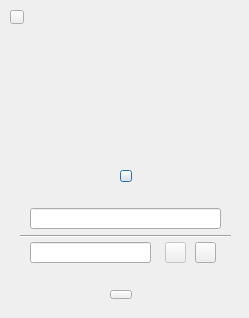
<?xml version="1.0" encoding="UTF-8"?>
<ui version="4.0">
 <class>LoginDialog</class>
 <widget class="QDialog" name="LoginDialog">
  <property name="geometry">
   <rect>
    <x>0</x>
    <y>0</y>
    <width>249</width>
    <height>318</height>
   </rect>
  </property>
  <property name="windowTitle">
   <string>Dialog</string>
  </property>
  <widget class="PushButtonEx" name="statusPButtonL">
   <property name="geometry">
    <rect>
     <x>120</x>
     <y>170</y>
     <width>12</width>
     <height>12</height>
    </rect>
   </property>
   <property name="text">
    <string/>
   </property>
  </widget>
  <widget class="QWidget" name="qqWidgetL" native="true">
   <property name="geometry">
    <rect>
     <x>20</x>
     <y>200</y>
     <width>211</width>
     <height>71</height>
    </rect>
   </property>
   <widget class="QLineEdit" name="qqLEditL">
    <property name="geometry">
     <rect>
      <x>10</x>
      <y>8</y>
      <width>191</width>
      <height>21</height>
     </rect>
    </property>
   </widget>
   <widget class="QLineEdit" name="pswLEditL">
    <property name="geometry">
     <rect>
      <x>10</x>
      <y>42</y>
      <width>121</width>
      <height>21</height>
     </rect>
    </property>
    <property name="maxLength">
     <number>12</number>
    </property>
    <property name="echoMode">
     <enum>QLineEdit::Password</enum>
    </property>
   </widget>
   <widget class="Line" name="line">
    <property name="geometry">
     <rect>
      <x>0</x>
      <y>28</y>
      <width>211</width>
      <height>16</height>
     </rect>
    </property>
    <property name="orientation">
     <enum>Qt::Horizontal</enum>
    </property>
   </widget>
   <widget class="QPushButton" name="loginPButtonL">
    <property name="geometry">
     <rect>
      <x>175</x>
      <y>42</y>
      <width>21</width>
      <height>21</height>
     </rect>
    </property>
    <property name="text">
     <string/>
    </property>
   </widget>
   <widget class="QPushButton" name="capsPButtonL">
    <property name="enabled">
     <bool>false</bool>
    </property>
    <property name="geometry">
     <rect>
      <x>145</x>
      <y>42</y>
      <width>21</width>
      <height>21</height>
     </rect>
    </property>
    <property name="text">
     <string/>
    </property>
   </widget>
  </widget>
  <widget class="PushButtonEx" name="morePButton">
   <property name="geometry">
    <rect>
     <x>110</x>
     <y>290</y>
     <width>22</width>
     <height>9</height>
    </rect>
   </property>
   <property name="text">
    <string/>
   </property>
  </widget>
  <widget class="QPushButton" name="closePButtonL">
   <property name="geometry">
    <rect>
     <x>10</x>
     <y>10</y>
     <width>14</width>
     <height>14</height>
    </rect>
   </property>
   <property name="text">
    <string/>
   </property>
  </widget>
  <widget class="QWidget" name="iconBackGoundWidgetL" native="true">
   <property name="geometry">
    <rect>
     <x>55</x>
     <y>30</y>
     <width>130</width>
     <height>130</height>
    </rect>
   </property>
  </widget>
  <widget class="QWidget" name="backgroundWidget" native="true">
   <property name="geometry">
    <rect>
     <x>0</x>
     <y>0</y>
     <width>251</width>
     <height>321</height>
    </rect>
   </property>
  </widget>
  <widget class="MoreForm" name="moreWidgetL" native="true">
   <property name="geometry">
    <rect>
     <x>0</x>
     <y>240</y>
     <width>251</width>
     <height>80</height>
    </rect>
   </property>
  </widget>
  <zorder>moreWidgetL</zorder>
  <zorder>backgroundWidget</zorder>
  <zorder>statusPButtonL</zorder>
  <zorder>qqWidgetL</zorder>
  <zorder>morePButton</zorder>
  <zorder>closePButtonL</zorder>
  <zorder>iconBackGoundWidgetL</zorder>
 </widget>
 <customwidgets>
  <customwidget>
   <class>PushButtonEx</class>
   <extends>QPushButton</extends>
   <header location="global">pushbuttonex.h</header>
  </customwidget>
  <customwidget>
   <class>MoreForm</class>
   <extends>QWidget</extends>
   <header location="global">moreform.h</header>
   <container>1</container>
  </customwidget>
 </customwidgets>
 <resources/>
 <connections/>
</ui>
